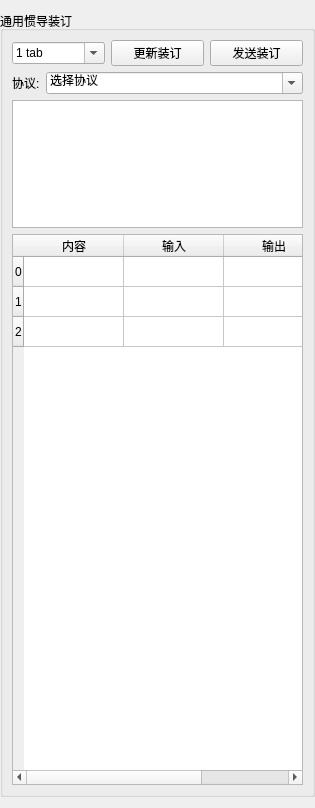
          <widget class="QWidget" name="scrollAreaWidgetContents_4">
           <property name="geometry">
            <rect>
             <x>0</x>
             <y>0</y>
             <width>315</width>
             <height>808</height>
            </rect>
           </property>
           <layout class="QVBoxLayout" name="verticalLayout_34">
            <property name="leftMargin">
             <number>0</number>
            </property>
            <property name="rightMargin">
             <number>0</number>
            </property>
            <item>
             <widget class="QGroupBox" name="groupBox_30">
              <property name="title">
               <string>通用惯导装订</string>
              </property>
              <layout class="QVBoxLayout" name="verticalLayout_35">
               <item>
                <layout class="QHBoxLayout" name="horizontalLayout_34">
                 <item>
                  <widget class="QComboBox" name="comboBox_general_com">
                   <property name="sizePolicy">
                    <sizepolicy hsizetype="Minimum" vsizetype="Fixed">
                     <horstretch>0</horstretch>
                     <verstretch>0</verstretch>
                    </sizepolicy>
                   </property>
                   <property name="toolTip">
                    <string>&lt;html&gt;&lt;head/&gt;&lt;body&gt;&lt;p&gt;串口&lt;/p&gt;&lt;/body&gt;&lt;/html&gt;</string>
                   </property>
                   <property name="editable">
                    <bool>true</bool>
                   </property>
                   <item>
                    <property name="text">
                     <string>1 tab</string>
                    </property>
                   </item>
                   <item>
                    <property name="text">
                     <string>2 tab</string>
                    </property>
                   </item>
                   <item>
                    <property name="text">
                     <string>3 tab</string>
                    </property>
                   </item>
                  </widget>
                 </item>
                 <item>
                  <widget class="QPushButton" name="pushButton_general_update">
                   <property name="text">
                    <string>更新装订</string>
                   </property>
                  </widget>
                 </item>
                 <item>
                  <widget class="QPushButton" name="pushButton_general_send">
                   <property name="sizePolicy">
                    <sizepolicy hsizetype="Ignored" vsizetype="Fixed">
                     <horstretch>0</horstretch>
                     <verstretch>0</verstretch>
                    </sizepolicy>
                   </property>
                   <property name="text">
                    <string>发送装订</string>
                   </property>
                  </widget>
                 </item>
                </layout>
               </item>
               <item>
                <layout class="QHBoxLayout" name="horizontalLayout_35">
                 <item>
                  <widget class="QLabel" name="label_215">
                   <property name="sizePolicy">
                    <sizepolicy hsizetype="Maximum" vsizetype="Preferred">
                     <horstretch>0</horstretch>
                     <verstretch>0</verstretch>
                    </sizepolicy>
                   </property>
                   <property name="text">
                    <string>协议:</string>
                   </property>
                  </widget>
                 </item>
                 <item>
                  <widget class="QComboBox" name="comboBox_general_rule">
                   <property name="editable">
                    <bool>true</bool>
                   </property>
                   <item>
                    <property name="text">
                     <string>选择协议</string>
                    </property>
                   </item>
                  </widget>
                 </item>
                </layout>
               </item>
               <item>
                <widget class="QTextEdit" name="textEdit_general_msg">
                 <property name="maximumSize">
                  <size>
                   <width>16777215</width>
                   <height>128</height>
                  </size>
                 </property>
                </widget>
               </item>
               <item>
                <widget class="QTableWidget" name="tableWidget_general_show">
                 <property name="autoFillBackground">
                  <bool>true</bool>
                 </property>
                 <property name="dragEnabled">
                  <bool>true</bool>
                 </property>
                 <row>
                  <property name="text">
                   <string>0</string>
                  </property>
                 </row>
                 <row>
                  <property name="text">
                   <string>1</string>
                  </property>
                 </row>
                 <row>
                  <property name="text">
                   <string>2</string>
                  </property>
                 </row>
                 <column>
                  <property name="text">
                   <string>内容</string>
                  </property>
                  <property name="font">
                   <font>
                    <weight>50</weight>
                    <bold>false</bold>
                   </font>
                  </property>
                 </column>
                 <column>
                  <property name="text">
                   <string>输入</string>
                  </property>
                 </column>
                 <column>
                  <property name="text">
                   <string>输出</string>
                  </property>
                 </column>
                 <item row="0" column="0">
                  <property name="text">
                   <string/>
                  </property>
                 </item>
                 <item row="0" column="1">
                  <property name="text">
                   <string/>
                  </property>
                 </item>
                 <item row="1" column="0">
                  <property name="text">
                   <string/>
                  </property>
                 </item>
                 <item row="1" column="1">
                  <property name="text">
                   <string/>
                  </property>
                 </item>
                 <item row="2" column="0">
                  <property name="text">
                   <string/>
                  </property>
                 </item>
                 <item row="2" column="1">
                  <property name="text">
                   <string/>
                  </property>
                 </item>
                </widget>
               </item>
              </layout>
             </widget>
            </item>
           </layout>
          </widget>
